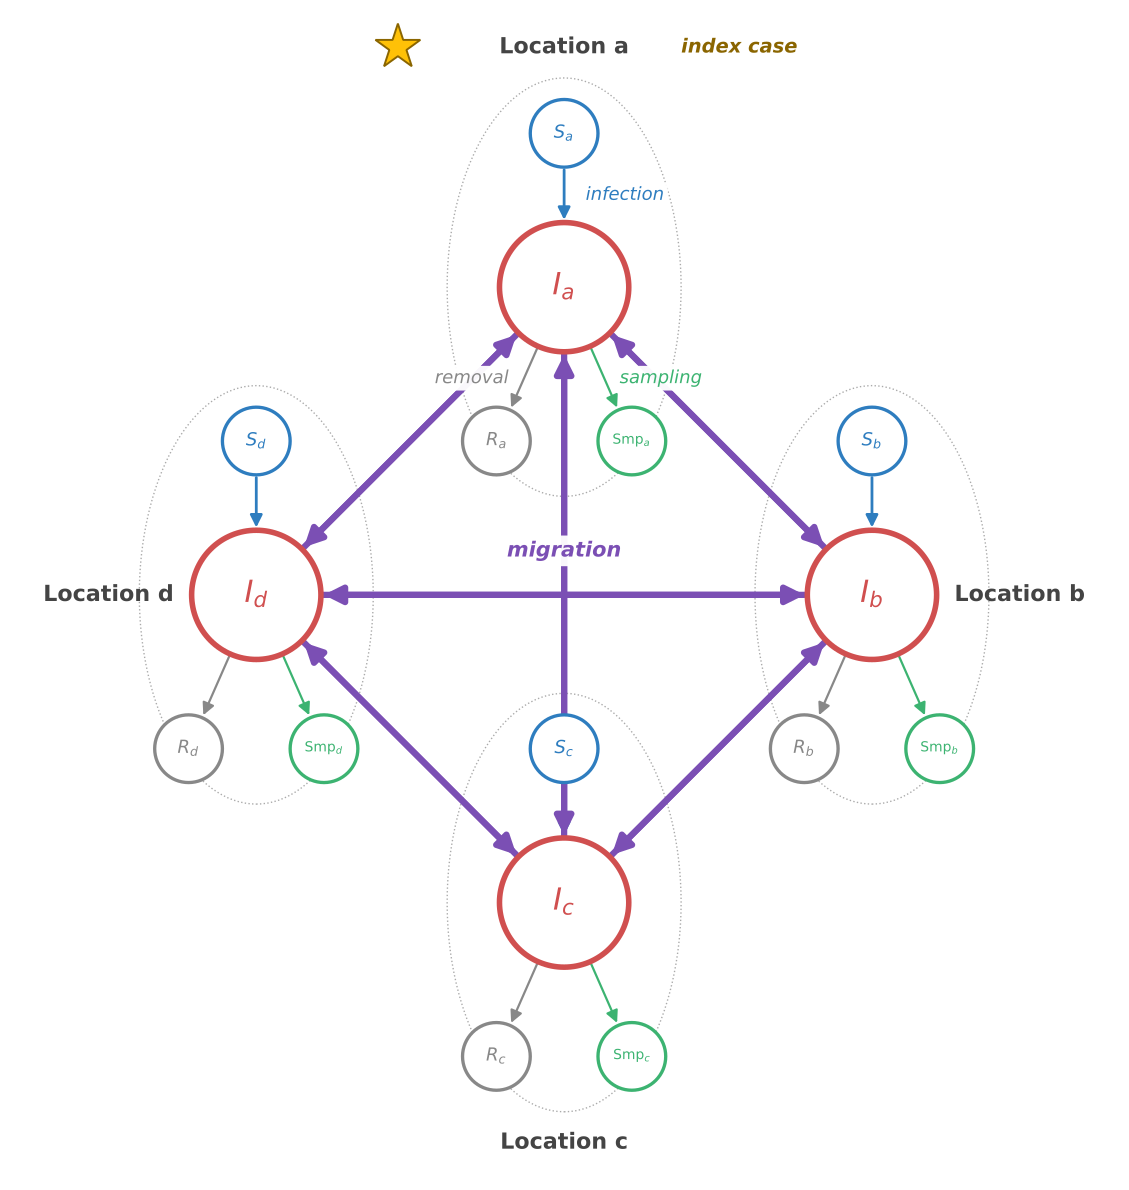

Source code (Python):
#!/usr/bin/env python3
"""Conceptual figure: 4-location SIR + migration model (graph view).

Each location is a self-contained mini-SIR system with its own S, I, R,
and Sampled compartments stacked vertically (S above I; R and Sampled
below I). The four locations are arranged as the four nodes of a graph
in a diamond layout (North, East, South, West); migration events form
the edges of K4 (4 nodes, 6 edges) — 4 perimeter edges around the
diamond plus 2 cross diagonals.

Color scheme matches simulation_engine.pdf:

    blue   - S compartment / infection arrow
    red    - I compartment / infectious lineage
    grey   - R compartment / removal arrow
    green  - Sampled compartment / sampling arrow
    purple - migration edge (dashed, bidirectional)

Saves simulation_engine_4loc.pdf next to this script.
"""
import math
import os

import matplotlib.pyplot as plt
from matplotlib.patches import Circle, FancyArrowPatch, Ellipse


# ---------------------------------------------------------------------
# Diamond layout: 4 locations placed at N, E, S, W of a diamond. Each
# location's I compartment is the "graph node"; the per-location stack
# (S above I; R and Sampled below I) hangs off that node.
# ---------------------------------------------------------------------

LOC_R = 5.0  # diamond radius (centre-to-I distance)
ANGLES = {'a': 90, 'b': 0, 'c': 270, 'd': 180}

DY_S  =  2.5  # S above I (extra room for the larger I node)
DY_RS = -2.5  # R/Sampled below I
DX_RS =  1.10  # R left, Sampled right of I (wide enough that the
               # a-c cross edge can pass between R_a and Sampled_a)

I_POS, S_POS, R_POS, SAMP_POS = {}, {}, {}, {}
for _loc, _angle in ANGLES.items():
    _rad = math.radians(_angle)
    _cx, _cy = LOC_R * math.cos(_rad), LOC_R * math.sin(_rad)
    I_POS[_loc]    = (_cx,            _cy)
    S_POS[_loc]    = (_cx,            _cy + DY_S)
    R_POS[_loc]    = (_cx - DX_RS,    _cy + DY_RS)
    SAMP_POS[_loc] = (_cx + DX_RS,    _cy + DY_RS)

# Location labels: radially outward from the centre of the figure
LOC_LABEL_POS = {
    'a': (0,  LOC_R + DY_S + 1.4),                   # above N location
    'b': (LOC_R + 2.4, 0),                           # right of E location
    'c': (0, -(LOC_R + abs(DY_RS) + 1.4)),           # below S location
    'd': (-(LOC_R + 2.4), 0),                        # left of W location
}

# K4 migration edges: 4 perimeter (diamond sides) + 2 cross diagonals.
# Each edge is rendered as two overlapping single-headed arrows so both
# heads share the same glyph (see the migration drawing block below).
MIG_PAIRS = [
    ('a', 'b'), ('b', 'c'), ('c', 'd'), ('d', 'a'),  # perimeter
    ('a', 'c'),                                        # vertical cross
    ('b', 'd'),                                        # horizontal cross
]

COMP_RADIUS = 0.55   # S, R, Sampled compartments — small (visual weight
                     # is on the I graph nodes, not the per-location SIR)
I_RADIUS    = 1.05   # I compartments are the graph nodes — bigger


# ---------------------------------------------------------------------
# Drawing helpers
# ---------------------------------------------------------------------

def draw_compartment(ax, pos, color, label, fontsize=14, radius=COMP_RADIUS,
                     linewidth=2.4):
    """Draw a labeled circular compartment with a colored outline."""
    x, y = pos
    ax.add_patch(Circle((x, y), radius, facecolor='white',
                        edgecolor=color, linewidth=linewidth, zorder=3))
    ax.text(x, y, label, ha='center', va='center',
            fontsize=fontsize, color=color, fontweight='bold', zorder=4)


def edge_endpoints(p1, p2, r1=COMP_RADIUS, r2=COMP_RADIUS):
    """Shrink the segment p1->p2 so arrows touch the circle outlines."""
    dx, dy = p2[0] - p1[0], p2[1] - p1[1]
    d = math.hypot(dx, dy)
    ux, uy = dx / d, dy / d
    return ((p1[0] + ux * r1, p1[1] + uy * r1),
            (p2[0] - ux * r2, p2[1] - uy * r2))


def draw_arrow(ax, p1, p2, color, lw=1.8, curve=0.0, style='-', mutation=18):
    """Single directed arrow from p1 to p2."""
    ax.add_patch(FancyArrowPatch(
        p1, p2, arrowstyle='-|>', mutation_scale=mutation,
        connectionstyle=f'arc3,rad={curve}',
        color=color, lw=lw, linestyle=style, zorder=2,
    ))


def draw_engine(ax, show_compartments=True,
                node_prefix='I', show_pop_labels=True):
    """Draw the diamond-layout 4-location migration model onto `ax`.

    `show_compartments=True` (default): full engine — location bubbles,
    S/R/Sampled compartments, within-location infection/removal/
    sampling arrows, and event-type labels.

    `show_compartments=False`: stripped network view — only the four
    nodes and migration K4 edges. Used as the "graph structure" panel
    that a GNN would operate on.

    `node_prefix`: text used for each node label. 'I' renders as $I_a$
    etc. (default, full SIR engine). 'Loc' renders as Loc_a etc.
    (cleaner when the panel is treated purely as a graph).

    `show_pop_labels`: if True, draw the surrounding "Location a/b/c/d"
    captions. Set False when the node labels (e.g. Loc_a) already
    identify each population.

    Self-contained: sets its own xlim/ylim/aspect/axis-off so it works
    inside any Axes (standalone figure or subplot panel).
    """
    # Colors match simulation_engine.pdf
    C_S    = '#2E7DBF'
    C_I    = '#D04F4F'
    C_R    = '#888888'
    C_SAMP = '#3CB371'
    C_MIG  = '#7B4FB4'

    # ---- Location bubbles (dashed grey ellipses around each stack) ---
    if show_compartments:
        for loc in 'abcd':
            cx, cy = I_POS[loc]
            ax.add_patch(Ellipse((cx, cy), 3.8, 6.8,
                                 facecolor='none', edgecolor='#aaaaaa',
                                 linewidth=1.0, linestyle=':', zorder=1))

    # Index-case marker color (used by the star + label below)
    C_INDEX = '#FFC107'

    # ---- Per-location compartments and within-location arrows --------
    # I compartments (the graph nodes) are always drawn. S/R/Sampled
    # and their arrows are only drawn in full mode.
    use_I_label = (node_prefix == 'I')
    node_fontsize = 22 if use_I_label else 17
    for loc in 'abcd':
        if use_I_label:
            node_label = f'$I_{loc}$'
        else:
            node_label = f'$\\mathrm{{{node_prefix}}}_{loc}$'
        draw_compartment(ax, I_POS[loc], C_I, node_label,
                         fontsize=node_fontsize, radius=I_RADIUS,
                         linewidth=4.0)

        if show_compartments:
            draw_compartment(ax, S_POS[loc],    C_S,    f'$S_{loc}$',
                             fontsize=13)
            draw_compartment(ax, R_POS[loc],    C_R,    f'$R_{loc}$',
                             fontsize=13)
            draw_compartment(ax, SAMP_POS[loc], C_SAMP,
                             f'$\\mathrm{{Smp}}_{loc}$', fontsize=10)

            # Infection (S -> I): I edge is at the bigger I_RADIUS
            s_end, i_top = edge_endpoints(S_POS[loc], I_POS[loc],
                                          r1=COMP_RADIUS, r2=I_RADIUS)
            draw_arrow(ax, s_end, i_top, C_S, lw=2.0)

            # Removal (I -> R)
            i_end_r, r_in = edge_endpoints(I_POS[loc], R_POS[loc],
                                           r1=I_RADIUS, r2=COMP_RADIUS)
            draw_arrow(ax, i_end_r, r_in, C_R, lw=1.6)

            # Sampling (I -> Sampled)
            i_end_s, s_in = edge_endpoints(I_POS[loc], SAMP_POS[loc],
                                           r1=I_RADIUS, r2=COMP_RADIUS)
            draw_arrow(ax, i_end_s, s_in, C_SAMP, lw=1.6)

    # One italic event-type label apiece (using location a as the example).
    # White bbox so the label stays readable when migration lines cross it.
    if show_compartments:
        label_bbox = dict(boxstyle='round,pad=0.2', facecolor='white',
                          edgecolor='none', alpha=0.95)

        s_end, i_top = edge_endpoints(S_POS['a'], I_POS['a'],
                                      r1=COMP_RADIUS, r2=I_RADIUS)
        ax.text(s_end[0] + 0.35, 0.5 * (s_end[1] + i_top[1]),
                'infection', ha='left', va='center',
                fontsize=13, color=C_S, style='italic',
                bbox=label_bbox, zorder=5)

        i_end, r_in = edge_endpoints(I_POS['a'], R_POS['a'],
                                     r1=I_RADIUS, r2=COMP_RADIUS)
        ax.text(0.5 * (i_end[0] + r_in[0]) - 0.25,
                0.5 * (i_end[1] + r_in[1]),
                'removal', ha='right', va='center',
                fontsize=13, color=C_R, style='italic',
                bbox=label_bbox, zorder=5)

        i_end, s_in = edge_endpoints(I_POS['a'], SAMP_POS['a'],
                                     r1=I_RADIUS, r2=COMP_RADIUS)
        ax.text(0.5 * (i_end[0] + s_in[0]) + 0.25,
                0.5 * (i_end[1] + s_in[1]),
                'sampling', ha='left', va='center',
                fontsize=13, color=C_SAMP, style='italic',
                bbox=label_bbox, zorder=5)

    # ---- Migration K4 graph (straight bidirectional edges) -----------
    # Each edge is rendered as TWO overlapping single-headed `-|>` arrows
    # (forward + reverse) instead of one `<|-|>` arrow. Reason: `<|-|>`
    # uses different glyph code paths for the two heads, which can
    # produce visibly inconsistent arrowhead shapes in some renderers.
    # Two `-|>` arrows guarantee both ends are the same filled triangle.
    # Drawn at zorder=2 (above the dotted bubble at zorder=1 but BELOW
    # compartments at zorder=3), so when the a-c cross edge passes
    # through S_c the node draws on top of the line — standard graph
    # drawing convention for edge/node crossings.
    for loc1, loc2 in MIG_PAIRS:
        p1, p2 = edge_endpoints(I_POS[loc1], I_POS[loc2],
                                r1=I_RADIUS, r2=I_RADIUS)
        for start, end in [(p1, p2), (p2, p1)]:
            ax.add_patch(FancyArrowPatch(
                start, end, arrowstyle='-|>', mutation_scale=26,
                connectionstyle='arc3,rad=0',
                color=C_MIG, lw=4.5, linestyle='-', zorder=2,
            ))

    # "migration" italic label, placed at the crossing of the K4
    # diagonals — needs a white bbox so the lines that cross under it
    # don't visually run through the text.
    ax.text(0.0, 0.55, 'migration', ha='center', va='bottom',
            fontsize=15, color=C_MIG, style='italic', fontweight='bold',
            bbox=dict(boxstyle='round,pad=0.25', facecolor='white',
                      edgecolor='none', alpha=0.95),
            zorder=5)

    # ---- Location labels ---------------------------------------------
    if show_pop_labels:
        for loc in 'abcd':
            lx, ly = LOC_LABEL_POS[loc]
            ax.text(lx, ly, f'Location {loc}', ha='center', va='center',
                    fontsize=16, fontweight='bold', color='#444444')

        # Index-case marker: gold star + "index case" caption next to
        # the Location a label. Marks Loc a as the true seed of the
        # simulation; matches the classification star used in panel (c).
        a_lx, a_ly = LOC_LABEL_POS['a']
        ax.plot(a_lx - 2.7, a_ly, marker='*', markersize=34,
                color=C_INDEX, markeredgecolor='#8A6500',
                markeredgewidth=1.4, zorder=4)
        ax.text(a_lx + 1.9, a_ly, 'index case',
                ha='left', va='center',
                fontsize=14, fontweight='bold', style='italic',
                color='#8A6500')

    # ---- Cosmetics ---------------------------------------------------
    ax.set_xlim(-9.0, 9.0)
    ax.set_ylim(-9.5, 9.5)
    ax.set_aspect('equal')
    ax.axis('off')


def main():
    """Render the engine figure as a standalone PDF."""
    out_pdf = os.path.join(os.path.dirname(os.path.abspath(__file__)),
                           "simulation_engine_4loc.pdf")
    fig, ax = plt.subplots(figsize=(12, 12))
    draw_engine(ax)
    fig.tight_layout()
    fig.savefig(out_pdf, bbox_inches='tight')
    print(f"Saved: {out_pdf}")


if __name__ == "__main__":
    main()
